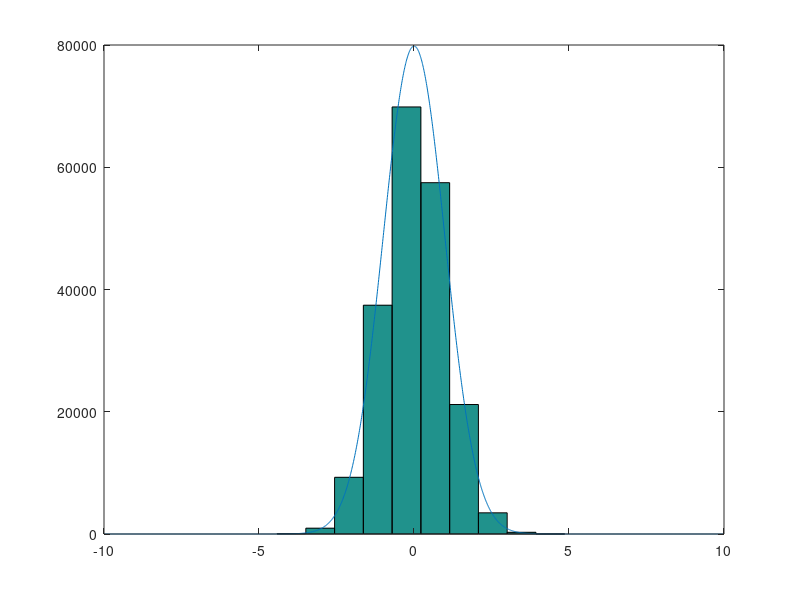

Write the MATLAB code that produced this figure.
N=200000; %N reprezinta numarul de elemente al vectorului

x = randn(1,N); %generez vectorul cu N elemente

%trebuie sa facem relatia (1.19) ca sa vedem daca coincid histograma cu
%graficul densitatii de probabilitate

v = var(x); %functia var ne returneaza varianta de x
sigma = sqrt(v); %deviatia care este de fapt radicalul variantiei(se poate si cu functia std(x))
m = mean(x); %am calculat media  

%avem toate ce ne trebuie ca sa scriem relatia de la (1.19)
f=@(x)(1/(sigma * sqrt(2 * pi)) * exp(-((x - m).^2)/(2 * v)));

t=-10:0.01:10; %aleg timpul t ca 
figure('Name', 'Histograma x Graficul de densitate de probabilitate');
hist(x); %histograma
hold on;
plot(t, f(t) * N); %graficul de densitatii de probabilitate
hold off;

%vrem sa vedem imbunatatirea in aproprierea dintre cele doua grafice asa ca
%am luat o data N = 200, N = 2000 si N = 20000 si am luat grafice asa cum
%se vede si prin pozele luate screenshot din rularea programului in mod
%manual cand modific N-ul cu 200/2000/20000
%am observat ca cand vectorul are un numar mai mare de elemente histograma
%lui aproprie mai mult cu graficul de densitate de probabilitate



